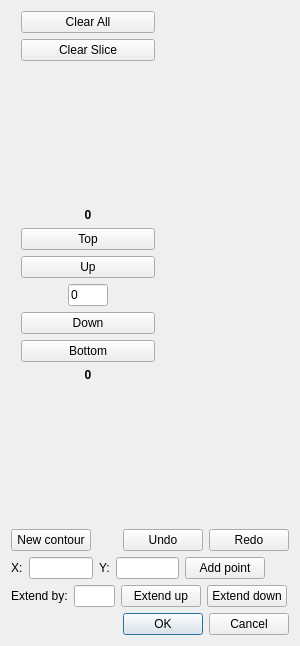
<?xml version="1.0" encoding="UTF-8"?>
<ui version="4.0">
 <class>Dialog</class>
 <widget class="QDialog" name="Dialog">
  <property name="geometry">
   <rect>
    <x>0</x>
    <y>0</y>
    <width>300</width>
    <height>646</height>
   </rect>
  </property>
  <property name="sizePolicy">
   <sizepolicy hsizetype="Maximum" vsizetype="Fixed">
    <horstretch>0</horstretch>
    <verstretch>0</verstretch>
   </sizepolicy>
  </property>
  <property name="maximumSize">
   <size>
    <width>300</width>
    <height>16777215</height>
   </size>
  </property>
  <property name="windowTitle">
   <string>Custom VOI</string>
  </property>
  <layout class="QVBoxLayout" name="verticalLayout_3">
   <item>
    <layout class="QHBoxLayout" name="draw_horizontalLayout">
     <item>
      <spacer name="horizontalSpacer">
       <property name="orientation">
        <enum>Qt::Horizontal</enum>
       </property>
       <property name="sizeType">
        <enum>QSizePolicy::Fixed</enum>
       </property>
       <property name="sizeHint" stdset="0">
        <size>
         <width>10</width>
         <height>20</height>
        </size>
       </property>
      </spacer>
     </item>
     <item>
      <layout class="QVBoxLayout" name="verticalLayout_2">
       <item>
        <widget class="QPushButton" name="clearAll_pushButton">
         <property name="text">
          <string>Clear All</string>
         </property>
        </widget>
       </item>
       <item>
        <widget class="QPushButton" name="clearSlice_pushButton">
         <property name="text">
          <string>Clear Slice</string>
         </property>
        </widget>
       </item>
       <item>
        <spacer name="verticalSpacer">
         <property name="orientation">
          <enum>Qt::Vertical</enum>
         </property>
         <property name="sizeHint" stdset="0">
          <size>
           <width>20</width>
           <height>40</height>
          </size>
         </property>
        </spacer>
       </item>
       <item>
        <widget class="QLabel" name="sliceMax_label">
         <property name="font">
          <font>
           <weight>75</weight>
           <bold>true</bold>
          </font>
         </property>
         <property name="text">
          <string>0</string>
         </property>
         <property name="alignment">
          <set>Qt::AlignCenter</set>
         </property>
        </widget>
       </item>
       <item>
        <widget class="QPushButton" name="topSlice_pushButton">
         <property name="text">
          <string>Top</string>
         </property>
        </widget>
       </item>
       <item>
        <widget class="QPushButton" name="upSlice_pushButton">
         <property name="text">
          <string>Up</string>
         </property>
        </widget>
       </item>
       <item>
        <layout class="QHBoxLayout" name="horizontalLayout_6">
         <item>
          <spacer name="horizontalSpacer_9">
           <property name="orientation">
            <enum>Qt::Horizontal</enum>
           </property>
           <property name="sizeType">
            <enum>QSizePolicy::MinimumExpanding</enum>
           </property>
           <property name="sizeHint" stdset="0">
            <size>
             <width>10</width>
             <height>20</height>
            </size>
           </property>
          </spacer>
         </item>
         <item>
          <widget class="QLineEdit" name="sliceIndex_lineEdit">
           <property name="sizePolicy">
            <sizepolicy hsizetype="Maximum" vsizetype="Fixed">
             <horstretch>0</horstretch>
             <verstretch>0</verstretch>
            </sizepolicy>
           </property>
           <property name="maximumSize">
            <size>
             <width>40</width>
             <height>16777215</height>
            </size>
           </property>
           <property name="text">
            <string>0</string>
           </property>
          </widget>
         </item>
         <item>
          <spacer name="horizontalSpacer_8">
           <property name="orientation">
            <enum>Qt::Horizontal</enum>
           </property>
           <property name="sizeType">
            <enum>QSizePolicy::MinimumExpanding</enum>
           </property>
           <property name="sizeHint" stdset="0">
            <size>
             <width>10</width>
             <height>20</height>
            </size>
           </property>
          </spacer>
         </item>
        </layout>
       </item>
       <item>
        <widget class="QPushButton" name="downSlice_pushButton">
         <property name="text">
          <string>Down</string>
         </property>
        </widget>
       </item>
       <item>
        <widget class="QPushButton" name="bottomSlice_pushButton">
         <property name="text">
          <string>Bottom</string>
         </property>
        </widget>
       </item>
       <item>
        <widget class="QLabel" name="sliceMin_label">
         <property name="font">
          <font>
           <weight>75</weight>
           <bold>true</bold>
          </font>
         </property>
         <property name="text">
          <string>0</string>
         </property>
         <property name="alignment">
          <set>Qt::AlignCenter</set>
         </property>
        </widget>
       </item>
       <item>
        <spacer name="verticalSpacer_2">
         <property name="orientation">
          <enum>Qt::Vertical</enum>
         </property>
         <property name="sizeHint" stdset="0">
          <size>
           <width>20</width>
           <height>40</height>
          </size>
         </property>
        </spacer>
       </item>
      </layout>
     </item>
     <item>
      <spacer name="horizontalSpacer_7">
       <property name="orientation">
        <enum>Qt::Horizontal</enum>
       </property>
       <property name="sizeType">
        <enum>QSizePolicy::MinimumExpanding</enum>
       </property>
       <property name="sizeHint" stdset="0">
        <size>
         <width>10</width>
         <height>20</height>
        </size>
       </property>
      </spacer>
     </item>
    </layout>
   </item>
   <item>
    <layout class="QHBoxLayout" name="horizontalLayout">
     <item>
      <widget class="QPushButton" name="newContour_pushButton">
       <property name="text">
        <string>New contour</string>
       </property>
      </widget>
     </item>
     <item>
      <spacer name="horizontalSpacer_2">
       <property name="orientation">
        <enum>Qt::Horizontal</enum>
       </property>
       <property name="sizeHint" stdset="0">
        <size>
         <width>40</width>
         <height>20</height>
        </size>
       </property>
      </spacer>
     </item>
     <item>
      <widget class="QPushButton" name="undo_pushButton">
       <property name="text">
        <string>Undo</string>
       </property>
      </widget>
     </item>
     <item>
      <widget class="QPushButton" name="redo_pushButton">
       <property name="text">
        <string>Redo</string>
       </property>
      </widget>
     </item>
    </layout>
   </item>
   <item>
    <layout class="QHBoxLayout" name="horizontalLayout_2">
     <item>
      <widget class="QLabel" name="label_2">
       <property name="text">
        <string>X:</string>
       </property>
      </widget>
     </item>
     <item>
      <widget class="QLineEdit" name="pointX_lineEdit">
       <property name="sizePolicy">
        <sizepolicy hsizetype="Maximum" vsizetype="Fixed">
         <horstretch>0</horstretch>
         <verstretch>0</verstretch>
        </sizepolicy>
       </property>
       <property name="maximumSize">
        <size>
         <width>80</width>
         <height>16777215</height>
        </size>
       </property>
       <property name="text">
        <string/>
       </property>
      </widget>
     </item>
     <item>
      <widget class="QLabel" name="label_3">
       <property name="text">
        <string>Y:</string>
       </property>
      </widget>
     </item>
     <item>
      <widget class="QLineEdit" name="pointY_lineEdit">
       <property name="sizePolicy">
        <sizepolicy hsizetype="Maximum" vsizetype="Fixed">
         <horstretch>0</horstretch>
         <verstretch>0</verstretch>
        </sizepolicy>
       </property>
       <property name="maximumSize">
        <size>
         <width>80</width>
         <height>16777215</height>
        </size>
       </property>
       <property name="text">
        <string/>
       </property>
      </widget>
     </item>
     <item>
      <widget class="QPushButton" name="addPoint_pushButton">
       <property name="text">
        <string>Add point</string>
       </property>
      </widget>
     </item>
     <item>
      <spacer name="horizontalSpacer_3">
       <property name="orientation">
        <enum>Qt::Horizontal</enum>
       </property>
       <property name="sizeHint" stdset="0">
        <size>
         <width>40</width>
         <height>20</height>
        </size>
       </property>
      </spacer>
     </item>
    </layout>
   </item>
   <item>
    <layout class="QHBoxLayout" name="horizontalLayout_4">
     <item>
      <widget class="QLabel" name="label">
       <property name="text">
        <string>Extend by:</string>
       </property>
      </widget>
     </item>
     <item>
      <widget class="QLineEdit" name="extendSlice_lineEdit">
       <property name="sizePolicy">
        <sizepolicy hsizetype="Maximum" vsizetype="Fixed">
         <horstretch>0</horstretch>
         <verstretch>0</verstretch>
        </sizepolicy>
       </property>
       <property name="maximumSize">
        <size>
         <width>80</width>
         <height>16777215</height>
        </size>
       </property>
       <property name="text">
        <string/>
       </property>
      </widget>
     </item>
     <item>
      <widget class="QPushButton" name="extendUp_pushButton">
       <property name="text">
        <string>Extend up</string>
       </property>
      </widget>
     </item>
     <item>
      <widget class="QPushButton" name="extendDown_pushButton">
       <property name="text">
        <string>Extend down</string>
       </property>
      </widget>
     </item>
     <item>
      <spacer name="horizontalSpacer_5">
       <property name="orientation">
        <enum>Qt::Horizontal</enum>
       </property>
       <property name="sizeHint" stdset="0">
        <size>
         <width>40</width>
         <height>20</height>
        </size>
       </property>
      </spacer>
     </item>
    </layout>
   </item>
   <item>
    <layout class="QHBoxLayout" name="horizontalLayout_7">
     <item>
      <widget class="QLabel" name="info_label">
       <property name="styleSheet">
        <string notr="true">color : red;</string>
       </property>
       <property name="text">
        <string/>
       </property>
      </widget>
     </item>
     <item>
      <widget class="QDialogButtonBox" name="accept_buttonBox">
       <property name="orientation">
        <enum>Qt::Horizontal</enum>
       </property>
       <property name="standardButtons">
        <set>QDialogButtonBox::Cancel|QDialogButtonBox::Ok</set>
       </property>
      </widget>
     </item>
    </layout>
   </item>
  </layout>
 </widget>
 <resources/>
 <connections>
  <connection>
   <sender>accept_buttonBox</sender>
   <signal>accepted()</signal>
   <receiver>Dialog</receiver>
   <slot>accept()</slot>
   <hints>
    <hint type="sourcelabel">
     <x>248</x>
     <y>254</y>
    </hint>
    <hint type="destinationlabel">
     <x>157</x>
     <y>274</y>
    </hint>
   </hints>
  </connection>
  <connection>
   <sender>accept_buttonBox</sender>
   <signal>rejected()</signal>
   <receiver>Dialog</receiver>
   <slot>reject()</slot>
   <hints>
    <hint type="sourcelabel">
     <x>316</x>
     <y>260</y>
    </hint>
    <hint type="destinationlabel">
     <x>286</x>
     <y>274</y>
    </hint>
   </hints>
  </connection>
 </connections>
</ui>
